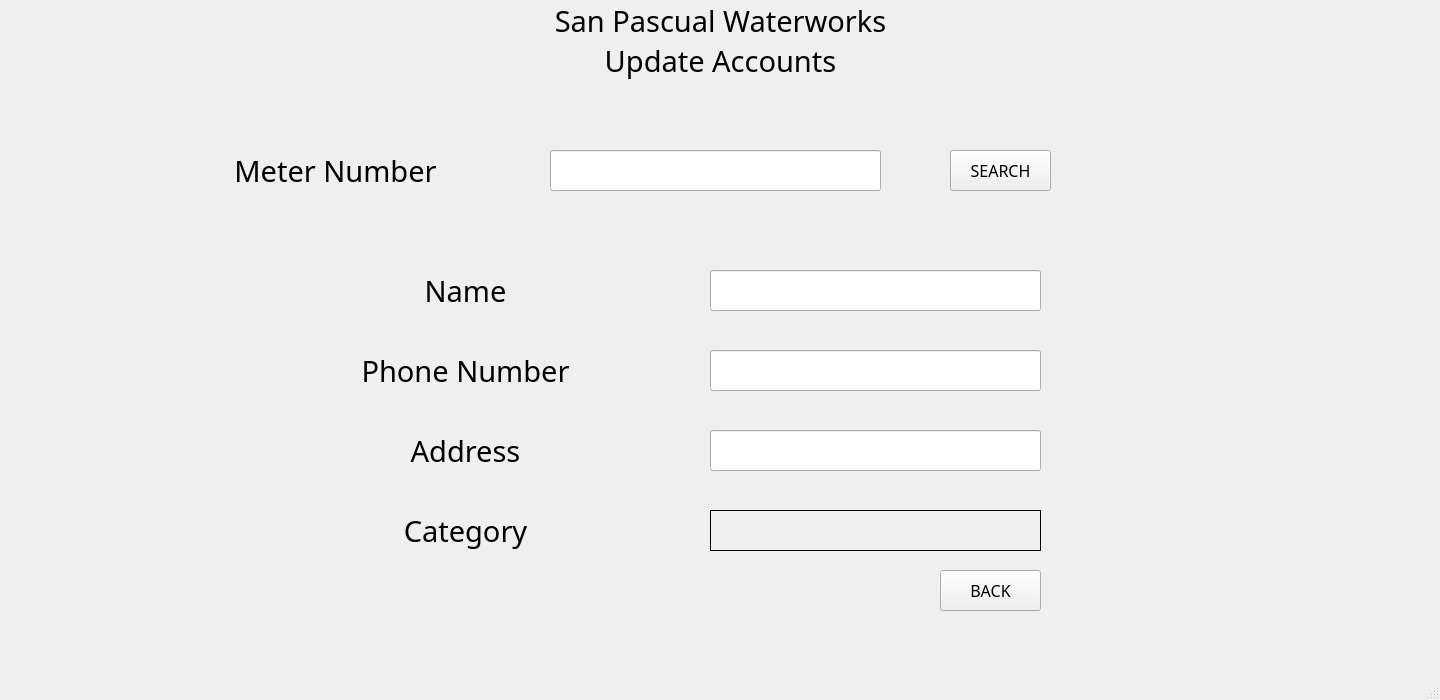
<?xml version="1.0" encoding="UTF-8"?>
<ui version="4.0">
 <class>updateWindow</class>
 <widget class="QMainWindow" name="updateWindow">
  <property name="geometry">
   <rect>
    <x>0</x>
    <y>0</y>
    <width>1440</width>
    <height>700</height>
   </rect>
  </property>
  <property name="windowTitle">
   <string>San Pascual Waterworks</string>
  </property>
  <widget class="QWidget" name="centralwidget">
   <widget class="QLabel" name="label">
    <property name="geometry">
     <rect>
      <x>0</x>
      <y>0</y>
      <width>1441</width>
      <height>41</height>
     </rect>
    </property>
    <property name="font">
     <font>
      <family>MS Gothic</family>
      <pointsize>22</pointsize>
     </font>
    </property>
    <property name="text">
     <string>San Pascual Waterworks</string>
    </property>
    <property name="alignment">
     <set>Qt::AlignCenter</set>
    </property>
   </widget>
   <widget class="QLabel" name="label_2">
    <property name="geometry">
     <rect>
      <x>0</x>
      <y>40</y>
      <width>1441</width>
      <height>41</height>
     </rect>
    </property>
    <property name="font">
     <font>
      <family>MS Gothic</family>
      <pointsize>22</pointsize>
     </font>
    </property>
    <property name="text">
     <string>Update Accounts</string>
    </property>
    <property name="alignment">
     <set>Qt::AlignCenter</set>
    </property>
   </widget>
   <widget class="QLineEdit" name="lineMeter">
    <property name="geometry">
     <rect>
      <x>550</x>
      <y>150</y>
      <width>331</width>
      <height>41</height>
     </rect>
    </property>
    <property name="font">
     <font>
      <family>MS Gothic</family>
      <pointsize>22</pointsize>
     </font>
    </property>
    <property name="text">
     <string/>
    </property>
   </widget>
   <widget class="QLabel" name="label_3">
    <property name="geometry">
     <rect>
      <x>130</x>
      <y>150</y>
      <width>411</width>
      <height>41</height>
     </rect>
    </property>
    <property name="font">
     <font>
      <family>MS Gothic</family>
      <pointsize>22</pointsize>
     </font>
    </property>
    <property name="text">
     <string>Meter Number</string>
    </property>
    <property name="alignment">
     <set>Qt::AlignCenter</set>
    </property>
   </widget>
   <widget class="QPushButton" name="btnSearch">
    <property name="geometry">
     <rect>
      <x>950</x>
      <y>150</y>
      <width>101</width>
      <height>41</height>
     </rect>
    </property>
    <property name="font">
     <font>
      <family>MS Gothic</family>
      <pointsize>12</pointsize>
     </font>
    </property>
    <property name="text">
     <string>SEARCH</string>
    </property>
   </widget>
   <widget class="QLabel" name="label_4">
    <property name="geometry">
     <rect>
      <x>260</x>
      <y>270</y>
      <width>411</width>
      <height>41</height>
     </rect>
    </property>
    <property name="font">
     <font>
      <family>MS Gothic</family>
      <pointsize>22</pointsize>
     </font>
    </property>
    <property name="text">
     <string>Name</string>
    </property>
    <property name="alignment">
     <set>Qt::AlignCenter</set>
    </property>
   </widget>
   <widget class="QLabel" name="label_5">
    <property name="geometry">
     <rect>
      <x>260</x>
      <y>350</y>
      <width>411</width>
      <height>41</height>
     </rect>
    </property>
    <property name="font">
     <font>
      <family>MS Gothic</family>
      <pointsize>22</pointsize>
     </font>
    </property>
    <property name="text">
     <string>Phone Number</string>
    </property>
    <property name="alignment">
     <set>Qt::AlignCenter</set>
    </property>
   </widget>
   <widget class="QLabel" name="label_6">
    <property name="geometry">
     <rect>
      <x>260</x>
      <y>430</y>
      <width>411</width>
      <height>41</height>
     </rect>
    </property>
    <property name="font">
     <font>
      <family>MS Gothic</family>
      <pointsize>22</pointsize>
     </font>
    </property>
    <property name="text">
     <string>Address</string>
    </property>
    <property name="alignment">
     <set>Qt::AlignCenter</set>
    </property>
   </widget>
   <widget class="QLineEdit" name="lineName">
    <property name="geometry">
     <rect>
      <x>710</x>
      <y>270</y>
      <width>331</width>
      <height>41</height>
     </rect>
    </property>
    <property name="font">
     <font>
      <family>MS Gothic</family>
      <pointsize>22</pointsize>
     </font>
    </property>
    <property name="text">
     <string/>
    </property>
   </widget>
   <widget class="QLineEdit" name="linePhone">
    <property name="geometry">
     <rect>
      <x>710</x>
      <y>350</y>
      <width>331</width>
      <height>41</height>
     </rect>
    </property>
    <property name="font">
     <font>
      <family>MS Gothic</family>
      <pointsize>22</pointsize>
     </font>
    </property>
    <property name="text">
     <string/>
    </property>
   </widget>
   <widget class="QLineEdit" name="lineAddress">
    <property name="geometry">
     <rect>
      <x>710</x>
      <y>430</y>
      <width>331</width>
      <height>41</height>
     </rect>
    </property>
    <property name="font">
     <font>
      <family>MS Gothic</family>
      <pointsize>22</pointsize>
     </font>
    </property>
    <property name="text">
     <string/>
    </property>
   </widget>
   <widget class="QPushButton" name="btnBack">
    <property name="geometry">
     <rect>
      <x>940</x>
      <y>570</y>
      <width>101</width>
      <height>41</height>
     </rect>
    </property>
    <property name="font">
     <font>
      <family>MS Gothic</family>
      <pointsize>12</pointsize>
     </font>
    </property>
    <property name="text">
     <string>BACK</string>
    </property>
   </widget>
   <widget class="QLabel" name="label_7">
    <property name="geometry">
     <rect>
      <x>260</x>
      <y>510</y>
      <width>411</width>
      <height>41</height>
     </rect>
    </property>
    <property name="font">
     <font>
      <family>MS Gothic</family>
      <pointsize>22</pointsize>
     </font>
    </property>
    <property name="text">
     <string>Category</string>
    </property>
    <property name="alignment">
     <set>Qt::AlignCenter</set>
    </property>
   </widget>
   <widget class="QLabel" name="lbl_category">
    <property name="geometry">
     <rect>
      <x>710</x>
      <y>510</y>
      <width>331</width>
      <height>41</height>
     </rect>
    </property>
    <property name="font">
     <font>
      <family>MS Gothic</family>
      <pointsize>22</pointsize>
     </font>
    </property>
    <property name="frameShape">
     <enum>QFrame::Box</enum>
    </property>
    <property name="text">
     <string/>
    </property>
    <property name="alignment">
     <set>Qt::AlignCenter</set>
    </property>
   </widget>
  </widget>
  <widget class="QMenuBar" name="menubar">
   <property name="geometry">
    <rect>
     <x>0</x>
     <y>0</y>
     <width>1440</width>
     <height>27</height>
    </rect>
   </property>
  </widget>
  <widget class="QStatusBar" name="statusbar"/>
 </widget>
 <resources/>
 <connections/>
</ui>
